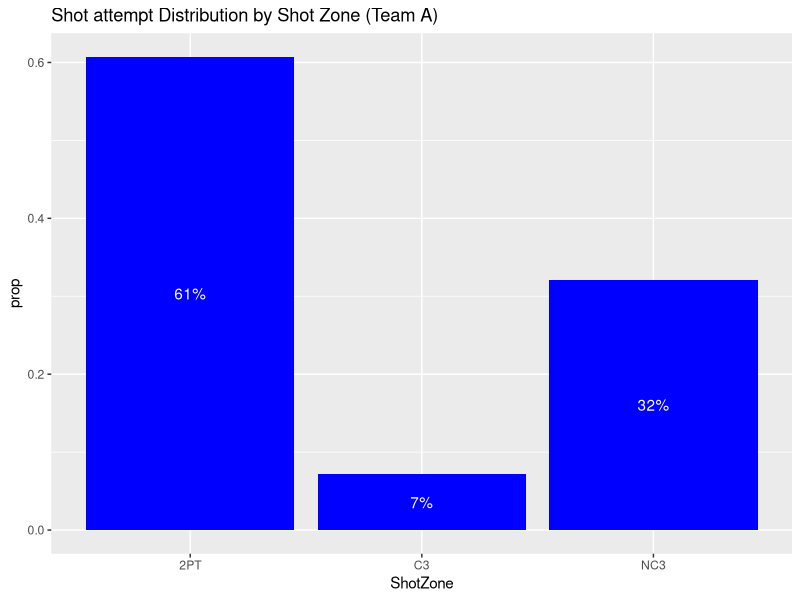
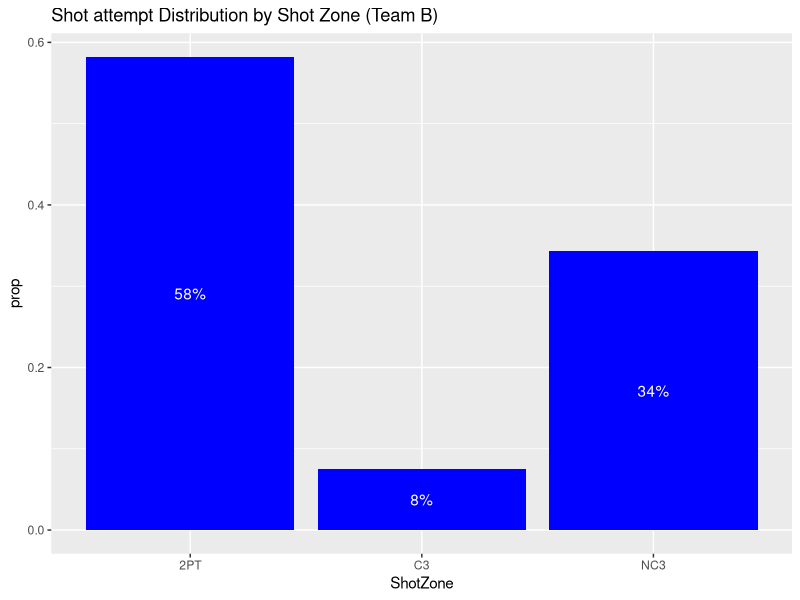
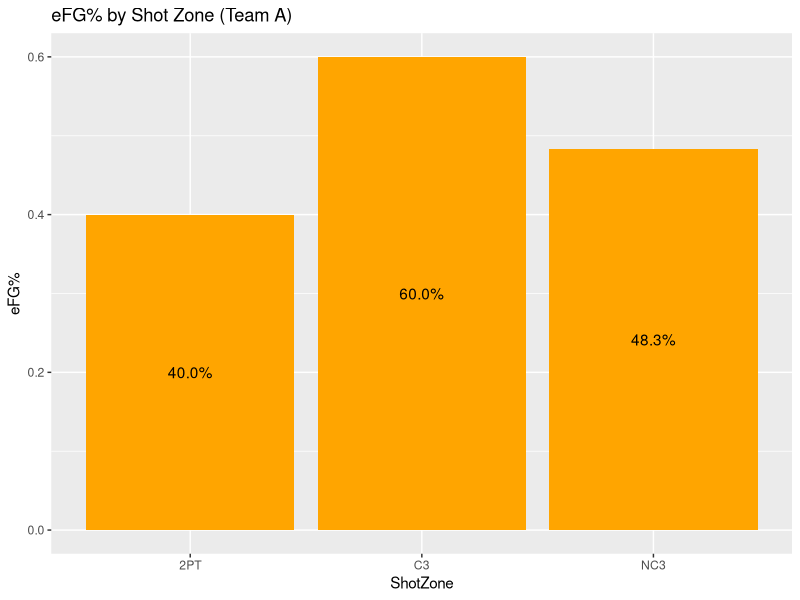
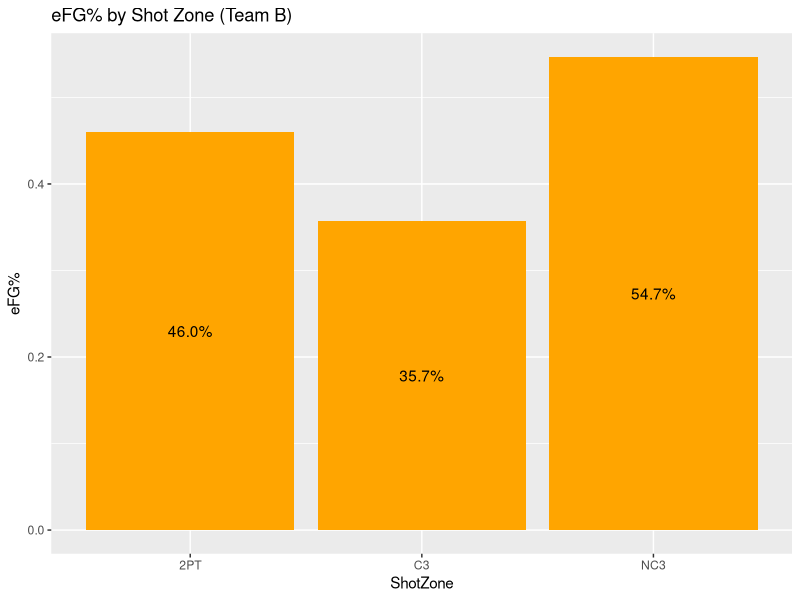

These charts were generated, in order, by the following R code:
library(ggplot2)
library(dplyr)
setwd("C:/Users/jstei/Desktop")
DF<-read.csv('shots_data.csv',header=T)
str(DF)
DF$team<-as.factor(DF$team)
##First, shot zones must be determined
##Three categories are 2pt C3 and non C3
##2 pt is any non-three point shot
##C3 is where Y<=abs(7.8) and x>abs(22)
##NC3 is where y>7.8 and sqrt(x^2+y^2)>=23.75

##Defining labels
for (i in 1:nrow(DF)){
  if ( (abs(DF[i,'y'])<=7.8) & (abs(DF[i,'x'])>=22)){
    DF[i,'ShotZone']<-'C3'
  }
  else if( (abs(DF[i,'y'])>7.8) & sqrt((DF[i,'x'])^2 + (DF[i,'y'])^2)>=23.75){
    DF[i,'ShotZone']<-'NC3'
  }
  else{
    DF[i,'ShotZone']<-'2PT'
  }
}
##Using dplyr to group shots based on zones and creating proportions (Team A and B)
ShotDistributionA<-DF[DF$team=='Team A',] %>%
  group_by(ShotZone)%>%
  summarise(freq=n())%>%
  ungroup() %>%
  mutate(total=sum(freq),prop=freq/total)

ShotDistributionB<-DF[DF$team=='Team B',] %>%
  group_by(ShotZone)%>%
  summarise(freq=n())%>%
  ungroup() %>%
  mutate(total=sum(freq),prop=freq/total)

##Visualizing Shot Distribution using ggplot library
##Team A first
ggplot(data=ShotDistributionA,aes(x=ShotZone,y=prop))+
  geom_bar(stat='identity',fill='blue')+
  geom_text(aes(label=scales::percent(prop)),position=position_stack(vjust=.5),colour='white')+
  ggtitle('Shot attempt Distribution by Shot Zone (Team A)')
##Team B
ggplot(data=ShotDistributionB,aes(x=ShotZone,y=prop))+
  geom_bar(stat='identity',fill='blue')+
  geom_text(aes(label=scales::percent(prop)),position=position_stack(vjust=.5),colour='white')+
  ggtitle('Shot attempt Distribution by Shot Zone (Team B)')

##Using dplyr to group data- team A first
efgA<-DF[DF$team=='Team A',] %>%
  group_by(ShotZone)%>%
  summarise(freq=n())%>%
  ungroup()
##Converting to dataframe
efgA<-as.data.frame(efgA)
##Assigning appropriate efg% to the dataframe
efgA[1,'efg']<-(sum(DF$fgmade[DF$ShotZone=='2PT' & DF$team=='Team A'])+.5*(0))/efgA[1,"freq"]
efgA[2,'efg']<-(1.5*sum(DF$fgmade[DF$ShotZone=='C3'& DF$team=='Team A']))/efgA[2,'freq']
efgA[3,'efg']<-(1.5*sum(DF$fgmade[DF$ShotZone=='NC3' & DF$team=='Team A']))/efgA[3,'freq']

##Now team B
efgB<-DF[DF$team=='Team B',] %>%
  group_by(ShotZone)%>%
  summarise(freq=n())%>%
  ungroup()
##Converting to dataframe
efgB<-as.data.frame(efgB)
##Assigning appropriate efg% to the dataframe
efgB[1,'efg']<-(sum(DF$fgmade[DF$ShotZone=='2PT' & DF$team=='Team B'])+.5*(0))/efgB[1,"freq"]
efgB[2,'efg']<-(1.5*sum(DF$fgmade[DF$ShotZone=='C3'& DF$team=='Team B']))/efgB[2,'freq']
efgB[3,'efg']<-(1.5*sum(DF$fgmade[DF$ShotZone=='NC3' & DF$team=='Team B']))/efgB[3,'freq']
##Visualizing efg% (Team A)
ggplot(data=efgA,aes(x=ShotZone,y=efg))+
  geom_bar(fill='orange',stat='identity')+
  geom_text(aes(label=scales::percent(efg)),position=position_stack(vjust=.5),colour='black')+
  ggtitle('eFG% by Shot Zone (Team A)')+
  ylab('eFG%')

 ##Visualizing efg% (Team B) 
ggplot(data=efgB,aes(x=ShotZone,y=efg))+
  geom_bar(fill='orange',stat='identity')+
  geom_text(aes(label=scales::percent(efg)),position=position_stack(vjust=.5),colour='black')+
  ggtitle('eFG% by Shot Zone (Team B)')+
  ylab('eFG%')
  
